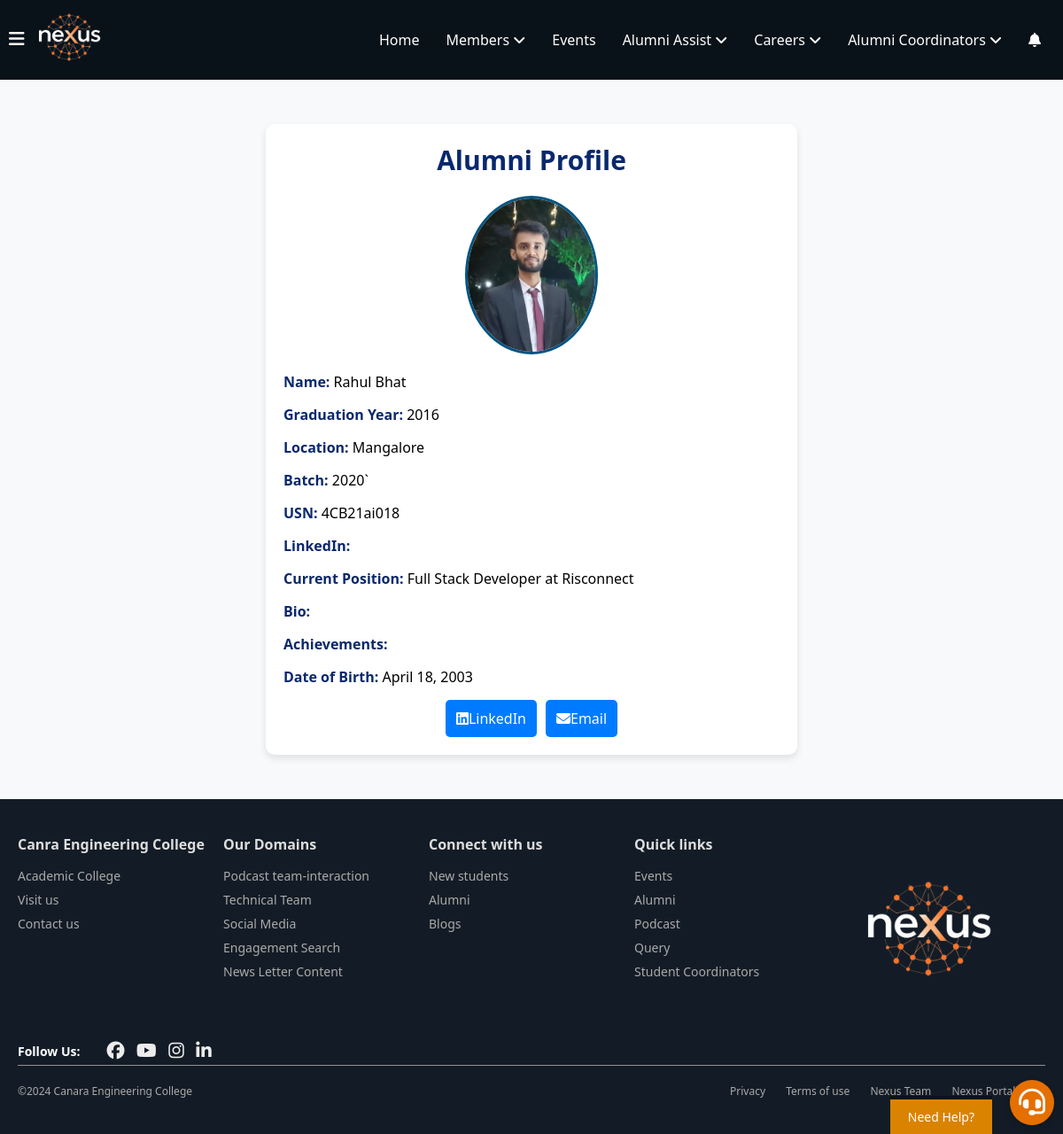
/achievements/Alumni_Profile/7/, run on the app's committed database.
### alumni_details/models.py (models this page shows, shortened)
class Alumni(models.Model):
    alumni_id = models.AutoField(primary_key=True)
    user = models.OneToOneField(User, on_delete=models.CASCADE, related_name="alumni_profile")
    first_name = models.CharField(max_length=100, db_index=True)
    last_name = models.CharField(max_length=100, db_index=True)
    phone_number = models.CharField(max_length=15, blank=True, null=True)  # Allows optional phone number
    graduation_year = models.IntegerField(db_index=True)  # Added index for graduation year
    location = models.CharField(max_length=255, blank=True, null=True)  # Optional location
    job_location=models.CharField(max_length=255,blank=True,null=True,db_index=True)
    profile_picture = models.ImageField(upload_to='photos/', blank=True, null=True, default='photos/default.png', validators=[validate_image_size])  # Add validator here
    batch = models.CharField(max_length=10)
    usn = models.CharField(max_length=20, unique=True)
    linkedin_url = models.URLField(max_length=255, blank=True, null=True)  # Optional LinkedIn URL
    facebook_url = models.URLField(max_length=255, blank=True, null=True)  # Optional Facebook URL
    instagram_url = models.URLField(max_length=255, blank=True, null=True)  # Optional Instagram URL
    twitter_url = models.URLField(max_length=255, blank=True, null=True)  # Optional Twitter URL
    youtube_url = models.URLField(max_length=255, blank=True, null=True)  # Optional YouTube URL
    current_position = models.CharField(max_length=255, db_index=True, null=True)
    branch = models.CharField(max_length=100, db_index=True)  # Added index for branch
    company_name = models.CharField(max_length=255, db_index=True, null=True)  # Added index for company name
    bio = models.TextField(blank=True, null=True)  # Optional bio
    achievements = models.TextField(blank=True, null=True)  # Optional achievements
    dob = models.DateField()
    is_alumni = models.BooleanField(default=True)
    personal_email = models.EmailField(blank=True, null=True, unique=True)  # Add personal email field
    profile_views = models.IntegerField(default=generate_random_views)  # Random views between 1-10
    uuid = models.UUIDField(default=uuid.uuid4, editable=False, unique=True)
    class Meta:
        indexes = [
            models.Index(fields=['first_name']),
            models.Index(fields=['last_name']),
            models.Index(fields=['current_position']),
            models.Index(fields=['graduation_year']),  # Index for faster filtering by graduation year
            models.Index(fields=['branch']),  # Index for faster filtering by branch
            models.Index(fields=['company_name']),  # Index for faster filtering by company name
            models.Index(fields=['job_location'])
        ]

### achievements/views.py (the view)
# urls.py: path('Alumni_Profile/<int:alumni_id>/', alumni_profile, name='alumni_profile'),
def alumni_profile(request, alumni_id):
    alumni = get_object_or_404(Alumni, pk=alumni_id)  # Fetch the alumni details using their ID
    return render(request, 'alumni_details/single-alumni-profile.html', {'alumni': alumni})

### notifications/context_processors.py (called while the page is built)
def notification_count(request):
    if request.user.is_authenticated:
        unread_count = Notification.objects.filter(
            recipient=request.user,
            viewed=False
        ).count()
        return {'unread_notifications_count': unread_count}
    return {'unread_notifications_count': 0}

### alumni_details/templates/alumni_details/single-alumni-profile.html (shortened to what this page needs)
{% extends 'home/layout.html' %}
{% load static %}
{% block content %}
<div class="profile-container">
    <h2>Alumni Profile</h2>
    {% if alumni.profile_picture %}
        <img src="{{ alumni.profile_picture.url }}" class="profile-img" alt="{{ alumni.first_name }}'s Profile Picture">
    {% else %}
        <img src="{% static 'alumni_details/assets/default.png' %}" class="profile-img" alt="Default Profile Picture">
    {% endif %}
    <div class="profile-detail">
        <strong>Name:</strong> {{ alumni.first_name }} {{ alumni.last_name }}
    </div>
    <div class="profile-detail">
        <strong>Graduation Year:</strong> {{ alumni.graduation_year }}
    </div>
    <div class="profile-detail">
        <strong>Location:</strong> {{ alumni.location }}
    </div>
    <div class="profile-detail">
        <strong>Batch:</strong> {{ alumni.batch }}
    </div>
    <div class="profile-detail">
        <strong>USN:</strong> {{ alumni.usn }}
    </div>
    <div class="profile-detail">
        <strong>LinkedIn:</strong> <a href="{{ alumni.linkedin_url }}" target="_blank">{{ alumni.linkedin_url }}</a>
    </div>
    <div class="profile-detail">
        <strong>Current Position:</strong> {{ alumni.current_position }} at {{ alumni.company_name }}
    </div>
    <div class="profile-detail">
        <strong>Bio:</strong> {{ alumni.bio }}
    </div>
    <div class="profile-detail">
        <strong>Achievements:</strong> {{ alumni.achievements }}
    </div>
    <div class="profile-detail">
        <strong>Date of Birth:</strong> {{ alumni.dob }}
    </div>
    <div class="social-links">
        <a class="connect-btn" href="{{ alumni.linkedin_url }}" target="_blank">
            <i class="fa-brands fa-linkedin"></i> LinkedIn
        </a>
        <a class="connect-btn" href="mailto:{{ alumni.personal_email }}">
            <i class="fa-solid fa-envelope"></i> Email
        </a>
    </div>
</div>
{% endblock %}

### home/static/home/navbar.css (style rules this page uses)
* { margin: 0; padding: 0; box-sizing: border-box; font-family: 'Segoe UI', Tahoma, Geneva, Verdana, sans-serif; }
a { text-decoration: none; color: white; }

### alumni_details/templates/alumni_details/single-alumni-profile.html (style rules this page uses)
body { font-family: Arial, sans-serif; background-color: #f8f9fa; }
.profile-container { max-width: 600px; margin: 50px auto; background-color: #ffffff; border-radius: 10px; box-shadow: 0 4px 8px rgba(0, 0, 0, 0.1); padding: 20px; }
h2 { text-align: center; color: rgb(9, 40, 108); font-size: 30px; margin-bottom: 20px; }
.profile-img { width: 150px; border-radius: 50%; border: 3px solid #005582; display: block; margin: 0 auto 20px; }
.profile-detail { margin-bottom: 15px; }
.profile-detail strong { color: rgb(9, 40, 108); }
.social-links { display: flex; justify-content: center; gap: 10px; margin-top: 15px; }
.connect-btn { display: flex; align-items: center; background-color: #007bff; border: none; border-radius: 5px; padding: 10px 12px; cursor: pointer; text-decoration: none; transition: background-color 0.3s ease; color: white; }

### data on the page
Alumni: profile_picture (picture), first_name "Rahul", last_name "Bhat", graduation_year "2016", location "Mangalore", batch "2020`", usn "4CB21ai018", current_position "Full Stack Developer", company_name "Risconnect", dob "April 18, 2003"
